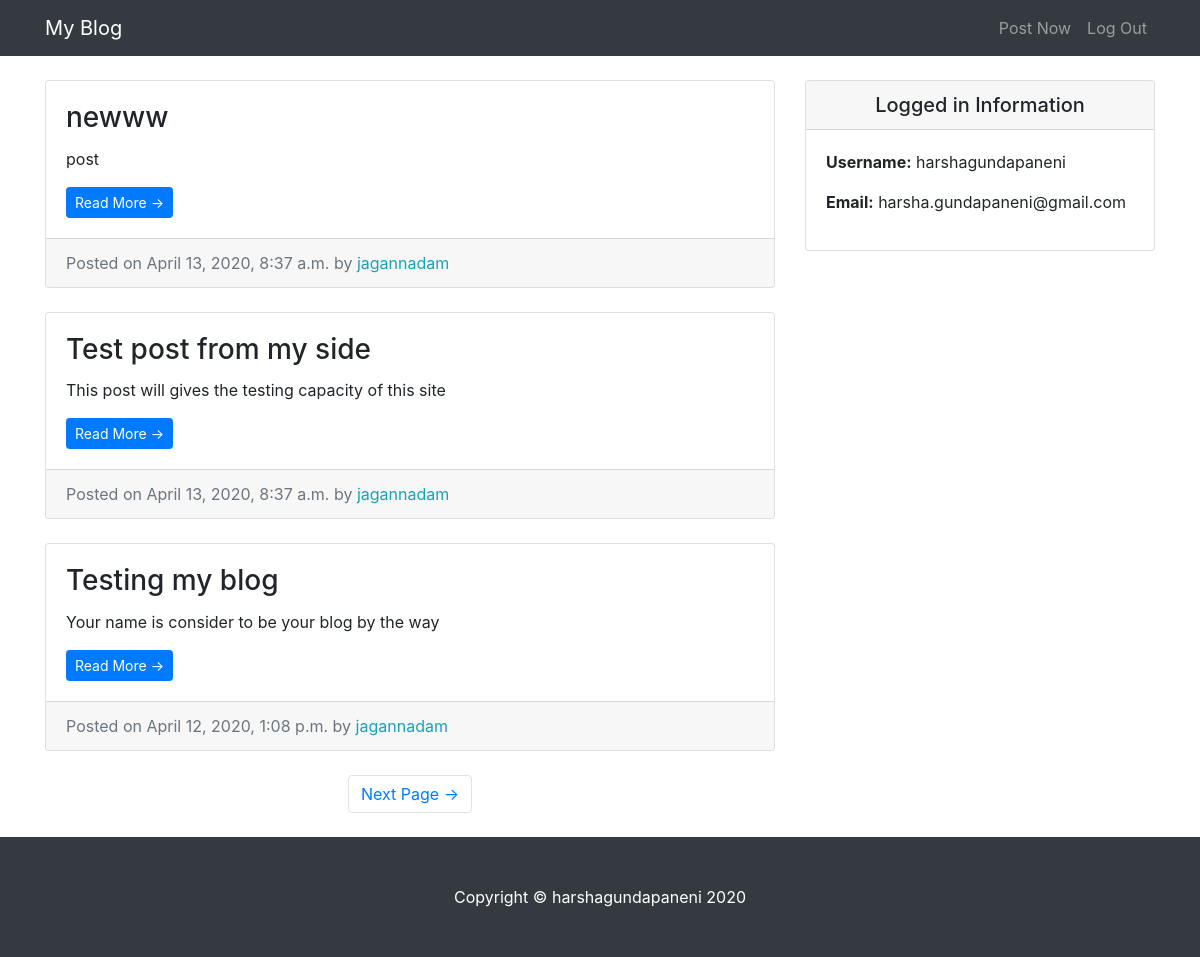
The app's page / (signed in) with its own data.
### entries/models.py (models this page shows, shortened)
class Entry(models.Model):
    entry_title=models.CharField(max_length=50)
    entry_text=models.TextField()
    entry_date=models.DateTimeField(auto_now_add=True)
    entry_author=models.ForeignKey(User,on_delete=models.CASCADE)
    class Meta:
        verbose_name_plural="entries"

### entries/views.py (the view)
# urls.py: path('', HomeView.as_view(),name='blog-name') ,
class HomeView(LoginRequiredMixin,ListView):
    model=Entry
    template_name = 'entries/index.html'
    context_object_name = "blog_entries"
    ordering=['-entry_date']
    paginate_by = 3

### entries/templates/entries/index.html (shortened to what this page needs)
{% extends "entries/base.html" %}
{% block content %}
    <div class="col-md-8">
        {% for entry in blog_entries %}
        <div class="card mb-4 mt-4">
          <div class="card-body">
            <h3 class="card-title">{{entry.entry_title}}</h3>
            <p class="card-text">{{entry.entry_text|truncatechars:100}}</p>
            <a href="{% url 'entry-detail' entry.pk %}" class="btn btn-primary btn-sm">Read More &rarr;</a>
          </div>
          <div class="card-footer text-muted">
            Posted on {{entry.entry_date}} by
            <span class= "text-info mr-2">{{entry.entry_author}}</span>
          </div>
        </div>
        {% endfor %}
        {% if is_paginated %}
        <ul class="pagination justify-content-center mb-4">
            {% if page_obj.has_next %}
          <li class="page-item">
            <a class="page-link" href="?page={{page_obj.next_page_number}}">Next Page &rarr;</a>
          </li>
            {% endif %}
        </ul>
            {% endif %}
      </div>
{% endblock %}

### entries/templates/entries/base.html (shortened to what this page needs)
{% load static %}
<!DOCTYPE html>
<html lang="en">
<head>
  <link href="{% static 'entries/vendor/bootstrap/css/bootstrap.min.css' %}" rel="stylesheet">
  <link href="{% static 'entries/css/blog-home.css'%}" rel="stylesheet">
</head>
<body>
  <nav class="navbar navbar-expand-lg navbar-dark bg-dark fixed-top">
    <div class="container">
      <a class="navbar-brand" href="{% url 'blog-name' %}">My Blog</a>
      <div class="collapse navbar-collapse" id="navbarResponsive">
        <ul class="navbar-nav ml-auto">
          <li class="nav-item">
            <a class="nav-link" href="{% url 'create_entry' %}">Post Now</a>
          </li>
          <li class="nav-item">
            <a class="nav-link" href="{% url 'logout' %}">Log Out</a>
          </li>
        </ul>
      </div>
    </div>
  </nav>
  <div class="container">
    <div class="row">
      {% block content %} {% endblock %}
    <div class="col-md-4">
      <div class="card my-4">
          <h5 class="card-header text-center">Logged in Information</h5>
          <div class="card-body">
            <ul class="list-unstyled mb-0">
                <li>
                    <p> <strong>Username:</strong> {{user.username}} </p>
                </li>
                <li>
                    <p> <strong>Email:</strong> {{user.email}}</p>
                </li>
            </ul>
          </div>
        </div>
      </div>
    </div>
  </div>
  <footer class="py-5 bg-dark">
    <div class="container">
      <p class="m-0 text-center text-white">Copyright &copy; harshagundapaneni 2020</p>
    </div>
  </footer>
</body>
</html>

### entries/static/entries/css/blog-home.css (style rules this page uses)
body { padding-top: 56px; }

### records on screen
Entry: entry_title "newww", entry_text "post", entry_date "April 13, 2020, 8:37 a.m.", entry_author "jagannadam"
Entry: entry_title "Test post from my side", entry_text "This post will gives the testing capacity of this site", entry_date "April 13, 2020, 8:37 a.m.", entry_author "jagannadam"
Entry: entry_title "Testing my blog", entry_text "Your name is consider to be your blog by the way", entry_date "April 12, 2020, 1:08 p.m.", entry_author "jagannadam"

### other values on screen
{{ user.username }} "harshagundapaneni"
{{ user.email }} "harsha.gundapaneni@gmail.com"
